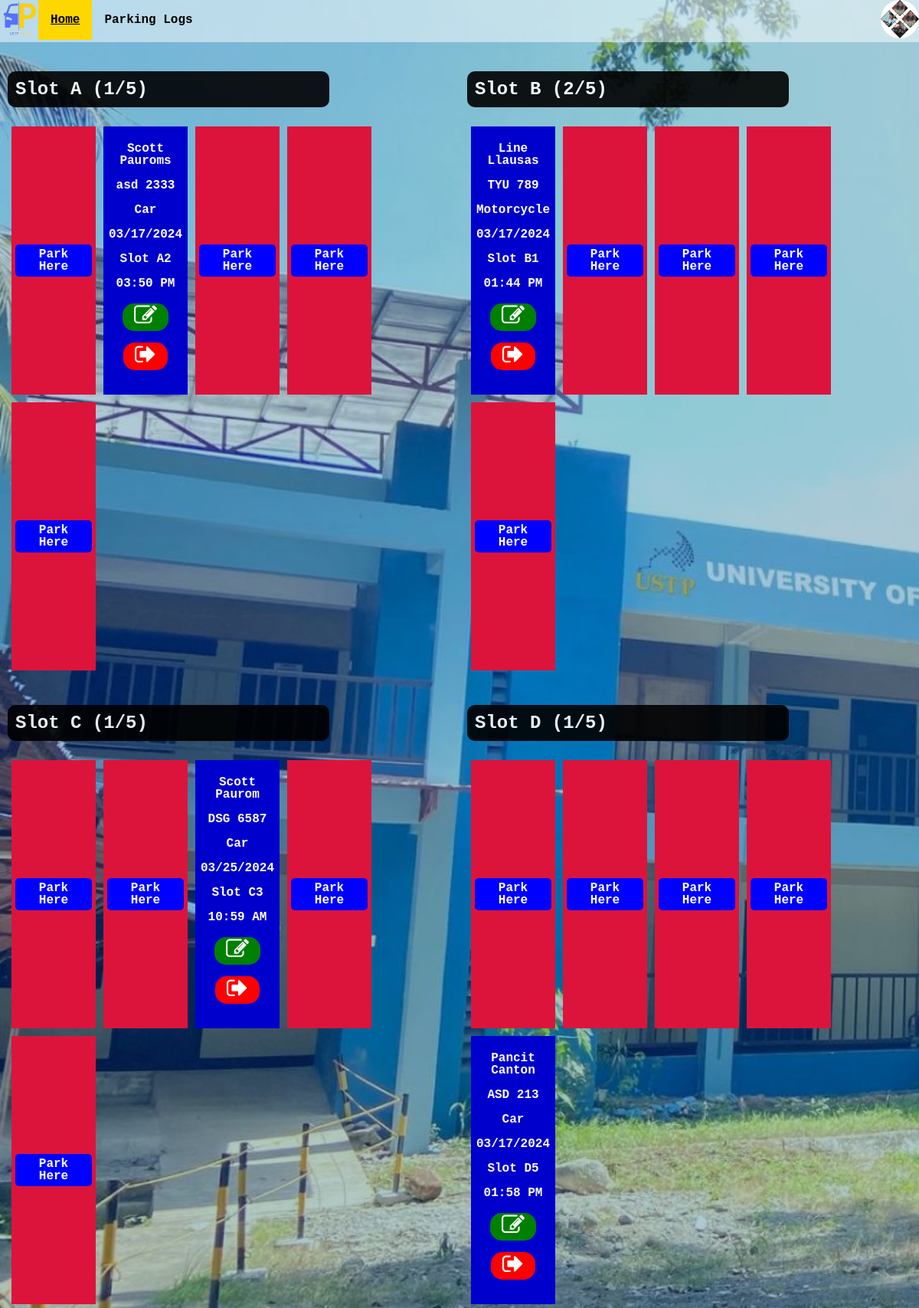
The app's page /dashb.php?aid=11 with its own data.
### tables this page shows
CREATE TABLE `users` (
  `id` int(9) NOT NULL,
  `Name` varchar(99) NOT NULL,
  `Contact_Number` varchar(99) NOT NULL,
  `Plate_Num` varchar(99) NOT NULL,
  `Vehicle_Type` varchar(99) NOT NULL,
  `Slot` varchar(99) NOT NULL,
  `SlotNumber` varchar(99) NOT NULL,
  `Slot_Code` varchar(99) NOT NULL,
  `Date` varchar(99) NOT NULL,
  `TimeIn` varchar(99) NOT NULL,
  `TimeOut` varchar(99) NOT NULL,
  `In_By` varchar(255) NOT NULL
);

### dashb.php (the view, shortened to what this page needs)
<!DOCTYPE html>
<html>
<head>
<link rel="stylesheet" href="css/dashb.css">
<link rel="stylesheet" href="https://cdnjs.cloudflare.com/ajax/libs/font-awesome/4.7.0/css/font-awesome.min.css">
</head>
<body style="font-family: Monaco, monospace;">
<ul>
    <?php
    require_once('config.php');
    $user_id = isset($_GET['aid']) ? $_GET['aid'] : 0;
    ?>
    <li>
        <img src="css/pics/1lgpnobg.png" alt="LFP Logo" class="logo">
    </li>
    <li><a class="active" href="dashb.php?aid=<?php echo $user_id; ?>">Home</a></li>
    <li><a href="archives.php?aid=<?php echo $user_id; ?>">Parking Logs</a></li>
    <?php
    if ($user_id != 0) {
        $query = "SELECT * FROM admin WHERE aid = $user_id";
        $result = $mysqli->query($query);
        if ($result && $result->num_rows > 0) {
            $row = $result->fetch_assoc();
            $profile_picture = $row['pic'];
            if (!empty($profile_picture)) {
                echo '<li style="float:right" class="profile-container">';
                echo '<img src="' . $profile_picture . '" alt="Profile Picture" class="profile-pic" onclick="toggleLogout()">';
                echo '</li>';
            }
        }
    }
    ?>
</ul>
<br>
<div class="margin">
<div class="container">
    <?php
    $slots = array(
        'Slot A' => 5,
        'Slot B' => 5,
        'Slot C' => 5,
        'Slot D' => 5,
    );
    foreach ($slots as $slot => $max_capacity) {
        $query = "SELECT * FROM users WHERE Slot = '$slot'";
        $result = $mysqli->query($query);
        $slotCount = $result->num_rows;
        echo "<div>";
        echo "<h2>$slot ($slotCount/$max_capacity)</h2>";
        for ($i = 1; $i <= $max_capacity; $i++) {
            $slotNumber = $i;
            $occupied = false;
            $result->data_seek(0);
            while ($row = $result->fetch_assoc()) {
                if ($row['Slot'] == $slot && $row['SlotNumber'] == $slotNumber) {
                    $occupied = true;
                    echo '<div class="vehicle-box-occupied">';
                    echo '<p>'. $row['Name'] . '</p>';
                    echo '<p>'. $row['Plate_Num'] . '</p>';
                    echo '<p>'. $row['Vehicle_Type'] . '</p>';
                    echo '<p>'. $row['Date'] . '</p>';
                    echo '<p>'. $row['Slot_Code'] . '</p>';
                    echo '<p>'. $row['TimeIn'] . '</p>';
                    echo '<p><a href="edit.php?id=' . urlencode($row['id']) . '&aid=' . $user_id . '" class="edit-button"><i class="fa fa-edit" style="font-size:30px; margin-top: 2%;"></i></a></p>';
                    echo '<p><a href="tout.php?id=' . urlencode($row['id']) . '&aid=' . $user_id . '" class="out-button"><i class="fa fa-sign-out" style="font-size:30px; margin-top: 2%;"></i></a></p>';
                    echo '</div>';
                    break;
                }
            }
            if (!$occupied) {
                echo '<div class="vehicle-box-empty"><a href="parkhere.php?slot=' . urlencode($slot) . '&slotNumber=' . $slotNumber . '&aid=' . $user_id . '" class="park-button">Park Here</a></div>';
            }
        }
        echo "</div>";
    }
    ?>
</div>
</div>
</body>
</html>

### css/dashb.css (style rules this page uses)
.logo { width: 50px; height: 50px; }
ul { list-style-type: none; margin: 0; padding: 0; overflow: hidden; background-color: rgb(255, 255, 255, 0.5); }
li { float: left; }
li a { display: block; color: black; text-align: center; padding: 17px 16px; text-decoration: none; font-weight: bold; transition: background-color 0.5s, color 0.5s; }
.active { background-color: gold; color: black; text-decoration: underline; }
body::before { content: ""; position: fixed; top: 0; left: 0; width: 100%; height: 100%; z-index: -1; background-color: rgba(0, 83, 140,0.3); }
body { background-image: url("pics/login_bg.jpg"); background-size: cover; background-repeat: no-repeat; margin: 0; position: relative; }
.margin { margin: 0 10px; }
.container { display: grid; grid-template-columns: repeat(2, 1fr); grid-gap: 20px; }
.edit-button { background-color: green; color: white; border: none; border-radius: 15px; padding: 1px 15px; text-decoration: none; cursor: pointer; transition: background-color 0.3s, color 0.3s; font-size: 30px; }
.out-button { background-color: red; color: white; border: none; border-radius: 15px; padding: 1px 15px; text-decoration: none; cursor: pointer; transition: background-color 0.3s, color 0.3s; font-size: 30px; }
h2 { background-color: black; color: white; padding: 10px; width: 400px; border-radius: 10px; opacity: 0.9; }
.vehicle-box-occupied { width: 100px; height: 340px; background-color: #0000CD; margin: 5px; float: left; text-align: center; color: white; font-weight: bold; padding: 5px; font-size: 100%; line-height: 1; }
.vehicle-box-empty { width: 100px; height: 340px; background-color: #DC143C; margin: 5px; float: left; text-align: center; color: white; font-weight: bold; padding: 5px; font-size: 100%; line-height: 1; align-items: center; display: flex; }
.park-button { background-color: blue; color: white; border: none; padding: 5px 10px; border-radius: 5px; cursor: pointer; text-decoration: none; }
.profile-pic { width: 50px; height: 50px; border-radius: 50%; cursor: pointer; }

### records on screen
users: Name "Scott Pauroms", Plate_Num "asd 2333", Vehicle_Type "Car", Date "03/17/2024", Slot_Code "Slot A2", TimeIn "03:50 PM"
users: Name "Line Llausas", Plate_Num "TYU 789", Vehicle_Type "Motorcycle", Date "03/17/2024", Slot_Code "Slot B1", TimeIn "01:44 PM"
users: Name "Scott Paurom", Plate_Num "DSG 6587", Vehicle_Type "Car", Date "03/25/2024", Slot_Code "Slot C3", TimeIn "10:59 AM"
users: Name "Pancit Canton", Plate_Num "ASD 213", Vehicle_Type "Car", Date "03/17/2024", Slot_Code "Slot D5", TimeIn "01:58 PM"

### other values on screen
$slot "Slot A"
$slotCount "1"
$max_capacity "5"
$slot "Slot B"
$slotCount "2"
$slot "Slot C"
$slot "Slot D"
